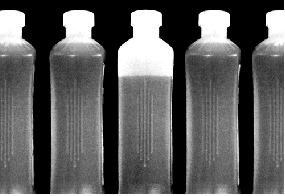
#> input picture Imagenes_cursado/botellas.jpg, 285 x 196 px, found by its file name
$ jupyter execute PDI_tp00_tp01.ipynb
#> lines starting #> are read from the running program, lines starting #| are printed output that depends on the picture; after the words box and inside, x2 and y2 are one past the last pixel; in counts of white or black regions, pixels touching at a corner belong together
# Procesamiento Digital de Imágenes - Prácticas Integradas (TP00 y TP01)

### Introducción y Configuración Inicial
Para la realización de las actividades prácticas, utilizaremos **Python** y la biblioteca de visión computacional **OpenCV**.

OpenCV es una herramienta muy potente, y por defecto carga las imágenes en el espacio de color **BGR** en lugar de **RGB**, y utiliza el tipo de dato **uint8**, lo cual debemos tener en cuenta al operar.

Usaremos **Matplotlib** porque nos da mucha flexibilidad en la visualización, a diferencia de OpenCV usa por defecto **RGB**.

**Importante en entorno Google Colab**: La función estándar `cv2.imshow()` bloquea el entorno web y no está permitida. En su lugar, utilizaremos `matplotlib` para la visualización o el parche oficial de Colab `cv2_imshow`.

## Manejar las imágenes en colab

### Acceder a datos de Google Drive desde Colab

1. En el panel de la izquierda (*Archivos*), ir a "Activar unidad de Drive" o bien, utilizar un código en una celda:

      `from google.colab import drive`

      `drive.mount('/content/drive')`

2. En cualquier caso, te pedirá que te autentifiques.

3. Ya puedes acceder a tu Google Drive en `/content/drive`. La recomendación es que centralices los ejercicios e imágenes en una carpeta específica de tu Drive.

### Usar datos temporales desde Colab

1. En el panel de la izquierda (*Subir al almacenamiento de sesión*), puedes subir un archivo y usarlo temporalmente hasta que cierres la sesión. Puedes acceder desde `/content/`

[cell 1]
#from google.colab import drive
#drive.mount('/content/drive')

## Configuración e Importación

A continuación puedes ver las librerías que utilizaremos, como importarlas y como visualizar la versión instalada.

Recuerda que para instalar una librería puedes usar:

```
# !pip install xxxx
```

[cell 2]
import sys
import cv2 as cv
import numpy as np
import matplotlib.pyplot as plt
#from ipywidgets import interact, IntSlider, FloatSlider
import ipywidgets as widgets
from ipywidgets import interact, IntSlider, FloatSlider

print(f"Versión de Python: {sys.version}")
print(f"Versión de OpenCV (cv2): {cv.__version__}")
print(f"Versión de NumPy: {np.__version__}")
print(f"Versión de Matplotlib: {plt.matplotlib.__version__}")
print(f"Versión de ipywidgets: {widgets.__version__}")

# Para librerías que no tienen un atributo __version__ o si quieres más detalles, puedes usar pip
# !pip show pandas # Por ejemplo, para pandas si estuviera instalado

## Hello World!: Cargar/guardar una imagen y ver sus propiedades

* El primer paso es cargar una imagen, analizar sus propiedades y guardarla.

* Acordate que la imagen es una matriz y por tanto es válido usar las funciones de numpy para hacer operaciones, por ejemplo: `np.mean(), np.min(), np.max()`.

* Podés ver la imagen que guardaste en la carpeta temporal del colab.

[cell 3]
# TODO: Sube una imagen
# Ahora carga de imagen (desde el Drive o de la carpeta temporal)
imagen = cv.imread('../imagenes_cursado/botellas.jpg')
#> imagen is the input picture: shape (196, 285, 3); min 0, max 255, mean 92.4

if imagen is None:
    print("Error: No se encontró la imagen. Asegúrate de subirla al entorno de Colab.")
else:
    # Información sobre la imagen
    print("--- Información de la Imagen ---")
    print("Dimensiones (FILAS, COLUMNAS, CANALES):", imagen.shape)
#| Dimensiones (FILAS, COLUMNAS, CANALES): (196, 285, 3)
    print("Tipo de dato:", imagen.dtype)
#| Tipo de dato: uint8
    print("Número total de píxeles (elementos):", imagen.size)
#| Número total de píxeles (elementos): 167580
    print("Tamaño en bytes:", imagen.nbytes)
#| Tamaño en bytes: 167580
    print("")
    print("Para toda la imagen(BGR), valor medio %.3f, mínimo %d, máximo %d" %(np.mean(imagen),np.min(imagen),np.max(imagen)))
#| Para toda la imagen(BGR), valor medio 92.379, mínimo 0, máximo 255
    print("Para el canal Azul, valor medio %.3f, mínimo %d, máximo %d\n" %(np.mean(imagen[:,:,0]),np.min(imagen[:,:,0]),np.max(imagen[:,:,0])))
#| Para el canal Azul, valor medio 92.379, mínimo 0, máximo 255

    print("Para el canal Verde, valor medio %.3f, mínimo %d, máximo %d\n" %(np.mean(imagen[:,:,1]),np.min(imagen[:,:,1]),np.max(imagen[:,:,1])))
#| Para el canal Verde, valor medio 92.379, mínimo 0, máximo 255
    print("Para el canal Rojo, valor medio %.3f, mínimo %d, máximo %d\n" %(np.mean(imagen[:,:,2]),np.min(imagen[:,:,2]),np.max(imagen[:,:,2])))
#| Para el canal Rojo, valor medio 92.379, mínimo 0, máximo 255

    # Guardado de la imagen
    cv.imwrite('nueva_imagen.jpg', imagen)
    print("Imagen guardada como 'nueva_imagen.jpg'.")

Notas:

la función `imread` convierte la imagen en una matriz de números en tres dimensiones.

`imagen.shape` el shape esta compuesto por:
- Eje x
- Eje y
- Eje z: 3 canales, BGR, que aislan la informacion de cada componente del color

Cada celda representa la intensidad de la luz para ese canal especifico
- 0 ausencia total de color (negro)
- 255 intensidad maxima de ese color

[cell 4]
imagen_rgb = cv.cvtColor(imagen, cv.COLOR_BGR2RGB) #convert color

R = imagen_rgb[:, :, 0]
G = imagen_rgb[:, :, 1]
B = imagen_rgb[:, :, 2]

ceros = np.zeros_like(R)


solo_rojo = np.dstack((R, ceros, ceros))    # R activa, G y B negras
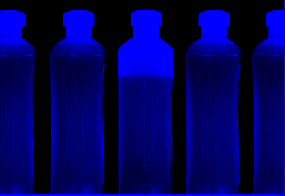
#> solo_rojo: shape (196, 285, 3); mean of channels 0, 1, 2 92.4, 0, 0; drawn as B, G, R
solo_verde = np.dstack((ceros, G, ceros))   # G activa, R y B negras
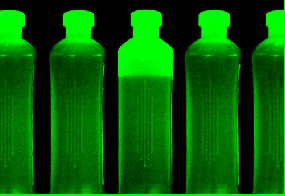
#> solo_verde: shape (196, 285, 3); mean of channels 0, 1, 2 0, 92.4, 0; drawn as B, G, R
solo_azul = np.dstack((ceros, ceros, B))    # B activa, R y G negras
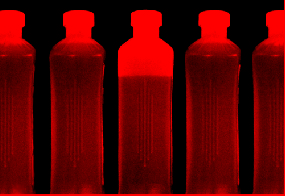
#> solo_azul: shape (196, 285, 3); mean of channels 0, 1, 2 0, 0, 92.4; drawn as B, G, R

    # 5. Configurar el plot con subplots (axs)
fig, axs = plt.subplots(2, 2, figsize=(12, 10))
fig.suptitle('Descomposición de Canales de Color (Visualización Directa)', fontsize=16)

    # --- Plot Original ---
axs[0, 0].imshow(imagen_rgb)
axs[0, 0].set_title('Imagen Original (RGB)')
axs[0, 0].axis('off') # Quitar ejes para estética

    # --- Plot Canal Rojo ---
axs[0, 1].imshow(solo_rojo)
axs[0, 1].set_title('Solo Componente Roja (Canal R)')
axs[0, 1].axis('off')

    # --- Plot Canal Verde ---
axs[1, 0].imshow(solo_verde)
axs[1, 0].set_title('Solo Componente Verde (Canal G)')
axs[1, 0].axis('off')

    # --- Plot Canal Azul ---
axs[1, 1].imshow(solo_azul)
axs[1, 1].set_title('Solo Componente Azul (Canal B)')
axs[1, 1].axis('off')

    # Mostrar todo
plt.tight_layout() # Ajustar espaciado
plt.subplots_adjust(top=0.9) # Espacio para el título principal
plt.show()
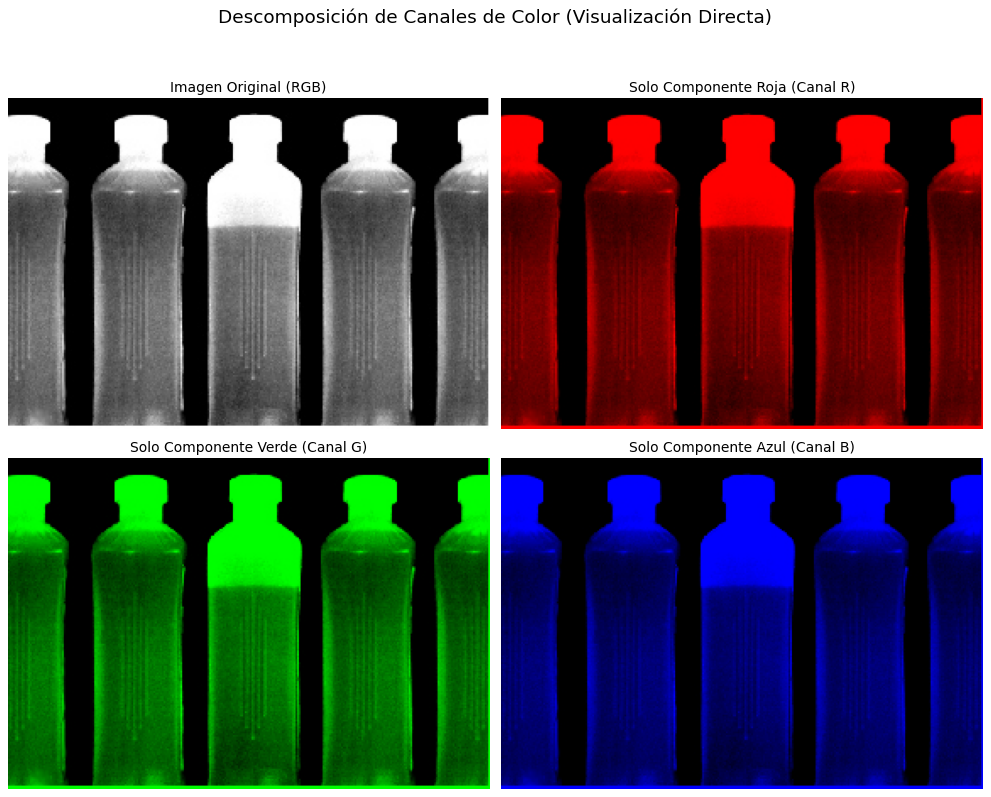
#> figure drawn by matplotlib, 4 panels

diferencias:
- cv.imread(): crea el tensor BGR
- cv.cvtColor(imagen, cv.Color): significa convert color, toma una matriz de imagenes en BGR y lo convierte a otro espacio (regulado por cv.COLOR)

Recorrer imagen:
- imagen[ancho,alto] identifica un pixel y este pixel tiene asociado un array con 3 componentes

[cell 5]
imagen[2,2]
#> Out = [0, 0, 0]

## Visualización de imagen y ROI (subimagen)

Para copiar imágenes de forma segura en memoria, debes usar la función .copy().

Además, podemos trabajar con Regiones de Interés (ROI) recortando la matriz de la imagen mediante indexación de Numpy.

[cell 6]
def mostrar_imagen(imagen, titulo="Imagen", cmap=None):
    plt.figure(figsize=(6, 6))
    if cmap is None and len(imagen.shape) == 3:
        # Recordar la diferencia de como manejan los canales openCV y Matplotlib
        imagen = cv.cvtColor(imagen, cv.COLOR_BGR2RGB) # sobreescribe laimagen
    plt.imshow(imagen, cmap=cmap)
    plt.title(titulo)
    plt.axis('off')
    plt.show()

[cell 7]
# Mostrar la imagen original
mostrar_imagen(imagen, "Imagen Original")

# Extraer una ROI (subimagen) y copiar en memoria
imagen_ROI = imagen[50:150, 50:150].copy()
# Mostrar la ROI
mostrar_imagen(imagen_ROI, "ROI")

# Acceder y modificar un píxel/área específica
# Convertiremos un cuadrado de 10x10 píxeles en rojo en la ROI
imagen_ROI[10:20, 10:20] = (0, 0, 255)  # BGR: Azul=0, Verde=0, Rojo=255
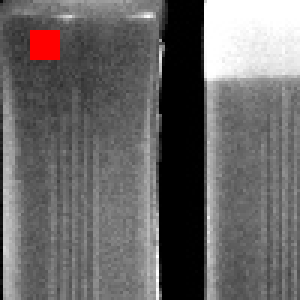
#> imagen_ROI: shape (100, 100, 3) (shown 3 times larger); mean B, G, R 102.9, 102.9, 105.4
mostrar_imagen(imagen_ROI, "ROI modificada")

**Preguntas:**

* ¿Cuántos canales tiene la imagen botellas.jpg?
* ¿La imagen se ve en color o en grises?
* ¿Qué está pasando con los canales, que información tienen?
* ¿Porqué usé esta asignación:

```
# imagen_ROI[10:20, 10:20] = (0, 0, 255)
```
y no esta:
```
# imagen_ROI[10:20, 10:20] = 255
```

1) tiene 3 canales, Azul, verde y Rojo
2) Se ve en colores (en gris), pero usa los 3 componentes para describirlo
3) tienen informacion de la intensidad de color del canal respectivo en ese pixel
4) porque cada posicion de imagen (pixel) guarda un array de 3 componentes asociadas a la intensidad de cada canal.

## Graficación simple y visualización múltiple

Cuando quiero definir una imagen desde cero, la defino como una matriz multidimensional usando numpy. Puedo inicializarla con ceros (`np.zeros`) o unos (`np.ones`) según me convenga.

```
# imagen_nueva = np.zeros((ALTO, ANCHO, CANALES), dtype=TIPO_DE_DATO)
```
* El tipo de dato más usual es `np.uint8`

---

**OpenCV** tiene implementadas funciones para dibujar formas en una imagen.
* Investiga cuales son, además de las que vas a ver a continuación: `line, circle, rectangle`.
* También averigua que significan los parámetros que les pasamos
* Cambia los parámetros y fijate que pasa en el lienzo.
* Si querés agregar texto a una imagen, podes usar `cv.putText(imagen, "texto", ...)`. Revisá los parámetros de esta función.

---

* Analizá como estamos graficando, usando **matplotlib.pyplot**, para mostrar múltiples figuras en una sola ventana usando **subplot**. Ésto te va a resultar útil más adelante.

[cell 8]
# Crear una imagen negra vacía de 300x300 con 3 canales
lienzo = np.zeros((300, 300, 3), dtype=np.uint8)

# Dibujar figuras geométricas
# TODO: Prueba cambiar los colores (recuerda que el orden es BGR), grosores y coordenadas
cv.line(lienzo, (0, 0), (300, 300), (255, 0, 0), 5)
cv.circle(lienzo, (150, 150), 50, (0, 255, 0), -1)
cv.rectangle(lienzo, (200, 50), (280, 100), (0, 0, 255), 3)
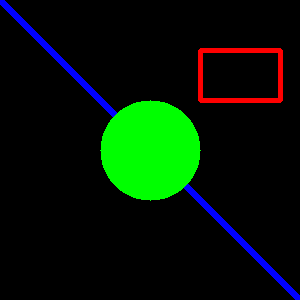
#> lienzo: shape (300, 300, 3); mean of channels 0, 1, 2 5.8, 22.2, 3.6; drawn as B, G, R

# Subplots
plt.figure(figsize=(10, 4))
plt.subplot(1, 2, 1)
plt.imshow(cv.cvtColor(imagen, cv.COLOR_BGR2RGB) if imagen is not None else lienzo)
plt.title("Imagen original")
plt.axis('off')

plt.subplot(1, 2, 2)
plt.imshow(cv.cvtColor(lienzo, cv.COLOR_BGR2RGB))
plt.title("Lienzo con Dibujos")
plt.axis('off')
plt.show()
#> the sliders are set to fila = 98

- cv.line(lienzo, pixel_init, pixel_end, color, grosor): dibujar una linea
- cv.circle(lienzo, pixel_init, pixel_end, color, grosor): dibujar una circulo, -1 el grosor relleno
- cv.rectangle: (lienzo, pixel_sup_izq, pixel_inf_der, color grosor)

En openCV las pocisiones (x,y), el (0,0) es la esquina superior izquierda.
- X representa columna
- Y representa fila

## Uso de Trackbars (ipywidgets)

El uso de componentes  interactivos te da flexibilidad y te hace la vida más sencilla. Por ejemplo, cuando vas a probar un conjunto de parámetros diferentes simplemente interactuas con los componentes, así no tenés que modificar el código y volverlo a correr 😋

Acá sólo vamos a mencionar algunos, podés explorar más acerca de  ([GUI](https://ipywidgets.readthedocs.io/en/latest/examples/Using%20Interact.html)).

---

En el **primer ejemplo** vas a usar un slider para seleccionar la fila a partir de la cual vas a obtener el **perfil de intensidad**.

* ¿Recordas que es el perfil de intensidad?
* ¿Que información útil te brinda?
* Fijate cómo obtenemos la imagen en grises desde la imagen BGR.
* Analiza que significan los parámetros del Widget (**interact**) y como se asocia el widget a la función:
```
# interact(plot_perfil_interactivo, fila=IntSlider(min=0, max=imagen_gris.shape[0]-1, step=1, value=imagen_gris.shape[0]//2))

```

---

En el **segundo ejemplo** vamos a usar la Trackbar para **Blending**

* ¿Sabés en que consiste la operación de blending (mezcla) de imágenes?

Básicamente es una suma pesada de dos imágenes utilizando un factor de mezcla `alpha` parta una y `beta = 1 - alpha` para la otra. Este valor `alpha` es real en el rango [0-1] y entonces usamos el componente `FloatSlider`.

Usamos esta funcion de OpenCV: **`cv2.addWeighted(img1, alpha, img2, beta, 0.0)`**:

[cell 9]
def plot_perfil_interactivo(fila):
        # Analizaremos la fila de la imagen en grises

#> called with fila = 98
        plt.figure(figsize=(12, 4))
        # Mostrar en dónde estamos cortando la imagen
        plt.subplot(1, 2, 1)
        img_linea = cv.cvtColor(imagen_gris, cv.COLOR_GRAY2BGR)
        cv.line(img_linea, (0, fila), (img_linea.shape[1], fila), (255, 0, 0), 2)
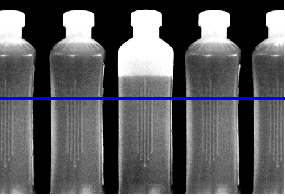
#> img_linea: shape (196, 285, 3); 1.53% of pixels changed, all inside (x1, y1, x2, y2) = (0, 97, 285, 100)
        plt.imshow(cv.cvtColor(img_linea, cv.COLOR_BGR2RGB))
        plt.title(f"Línea de análisis: {fila}")
        plt.axis('off')

        # Graficar el perfil de intensidad
        perfil = imagen_gris[fila, :]
#> perfil = 285 values, max 255 at index 284, min 0 at index 37, mean 86.2
        plt.subplot(1, 2, 2)
        plt.plot(perfil)
        plt.title(f"Perfil de Intensidad(Fila {fila})")
        plt.ylim(0, 260)
        plt.xlabel("Columna (Píxel)")
        plt.ylabel("Intensidad (0-255)")
        plt.grid(True)
        plt.show()
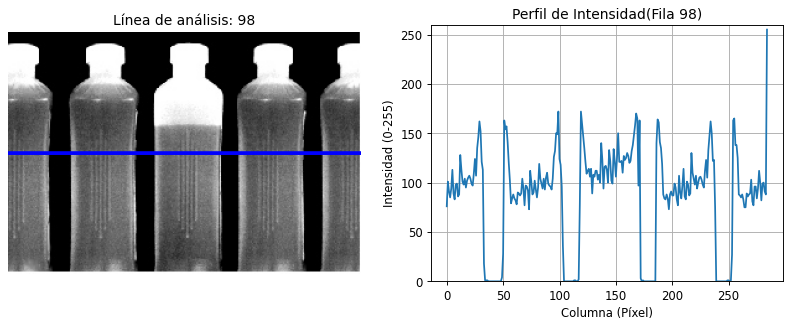
#> figure drawn by matplotlib, 2 panels; panel 2: curve peaks at x = 284, y = 255

# 1. Ejemplo interactivo: Perfil de Intensidad
if imagen is not None:
    imagen_gris = cv.cvtColor(imagen, cv.COLOR_BGR2GRAY)

    # Widget para mover la línea de análisis
    interact(plot_perfil_interactivo, fila=IntSlider(min=0, max=imagen_gris.shape[0]-1, step=1, value=imagen_gris.shape[0]//2))

[cell 10]
# 2. Ejemplo interactivo: Trackbar para Blending
def blending_interactivo(alpha):
    # Usamos dos imágenes del mismo tamaño para el ejemplo
    img1 = np.zeros((300,300,3), dtype=np.uint8)
    img1[:] = (255,0,0) # Qué hacemos acá?
    img2 = np.zeros((300,300,3), dtype=np.uint8)
    img2[:] = (0,0,255) # Qué hacemos acá?

    beta = 1.0 - alpha
    dst = cv.addWeighted(img1, alpha, img2, beta, 0.0)

    # Reusamos la función que definimos antes!
    mostrar_imagen(dst, f"Blending: Alpha={alpha:.2f}, Beta={beta:.2f}")

interact(blending_interactivo, alpha=FloatSlider(min=0.0, max=1.0, step=0.05, value=0.5))
#> the sliders are set to alpha = 0.5
#> call 4 of mostrar_imagen, with titulo = 'Blending: Alpha=0.50, Beta=0.50'
#> in mostrar_imagen (call 4), `imagen = cv.cvtColor(imagen, cv.COLOR_BGR2RGB)`:
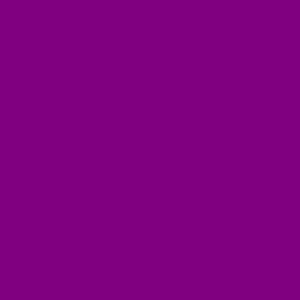
#> imagen: shape (300, 300, 3); mean R, G, B 128, 0, 128

## Trabajo de Aplicación - Inspección de Botellas

**Problema**: Identificar si una botella en una línea de envasado no está correctamente llena. Trabajarás con una imagen fija **"botella.jpg"** en escala de grises.

**Objetivos de la función:**
* Identificar la botella (podría ser cualquiera la que no está llena).
* Indicar la posición dibujando un recuadro alrededor de la botella.
* Estimar de forma simplificada el porcentaje de llenado. Aquí, cada uno es libre de elegir y justificar su criterio.

**Nota complementaria:** En esta etapa temprana de la materia, puedes usar enfoques simples basados en umbralización (thresholding) y recorte, aprovechando la intensidad de los píxeles (p.e. el líquido será más oscuro que el fondo iluminado).

**"¡y voilá!"** Ya tenés la primera aproximación a la resolución de un problema real (obvio, simplificado) con herramientas simples! 🙌🙌

### Cómo te ibamos a dejar a pata, acá te damos unas ayudas para la implementación, igual vos hacelo como más te guste porque hay varias formas de hacerlo!

[cell 11]
# Subí el archivo 'botella.jpg' a Colab si aun no lo hiciste
# Acá ya podés cargar la imagen en grises directamente, fijate el parámetro.
img_botella = cv.imread('botella.jpg', cv.IMREAD_GRAYSCALE)

def inspeccionar_llenado(imagen_botella):
    if imagen_botella is None:
        return "Por favor, carga la imagen 'botella.jpg'"

    resultado = cv.cvtColor(imagen_botella, cv.COLOR_GRAY2BGR)
    alto, ancho = imagen_botella.shape

    # -------------------------------------------------------------
    # COMPLETA EL ALGORITMO
    # -------------------------------------------------------------

    # PASO 1: Encontrar la botella (ej: buscar columnas más oscuras)
    # Hint: Podés usar np.mean(imagen_botella, axis=0) para ver

    resumen = np.mean(imagen_botella, axis=0) # promedia por columna

    # el perfil de columnas y encontrar dónde está la botella.

    # x_inicio = ...
    # x_fin = ...

    # PASO 2: Analizar el nivel de líquido dentro de la columna encontrada
    # Hint: Puedes buscar transiciones fuertes de intensidad en el eje Y.

    # y_liquido = ...

    # PASO 3: Calcular el porcentaje en base a un nivel "Lleno ideal" vs el detectado
    # porcentaje = ...

    # PASO 4: Dibujar un recuadro envolvente y el nivel
    # cv2.rectangle ...
    # Escribir texto en la imagen con OpenCV
    # cv2.putText...

    return resultado

# Mostrar resultado parcial (hasta que lo completes)
resultado_inspeccion = inspeccionar_llenado(img_botella)
#> resultado_inspeccion = "Por favor, carga la imagen 'botella.jpg'"
if isinstance(resultado_inspeccion, str):
    print(resultado_inspeccion)
#| Por favor, carga la imagen 'botella.jpg'
else:
    mostrar_imagen(resultado_inspeccion, titulo="Sistema de Inspección")

[cell 12]
img_botella = cv.imread('../Imagenes_cursado/botellas.jpg', cv.IMREAD_GRAYSCALE)
print(img_botella.shape)
#| (196, 285)

# busco los promedios

promedio_columnas = np.mean(img_botella, axis=0) # promedia por columna
#> promedio_columnas = 285 values, max 254.6 at index 284, min 2.6 at index 40, mean 92.38
plt.figure(figsize=(10, 4))
plt.plot(promedio_columnas)
plt.title("Promedio de Intensidad por Columna")


# defino un umbral menor que 50 y busco indices

index_oscuros = np.where(promedio_columnas < 50)[0]
#> index_oscuros = 60 values from 34 to 253
print("Columnas más oscuras (posibles botellas):", index_oscuros)
#| Columnas más oscuras (posibles botellas): [ 34  35  36  37  38  39  40  41  42  43  44  45  46  47  48  49  50 103
#|  104 105 106 107 108 109 110 111 112 113 114 115 116 117 173 174 175 176
#|  177 178 179 180 181 182 183 184 185 239 240 241 242 243 244 245 246 247
#|  248 249 250 251 252 253]

indices_no_consecutivos= []
actual = 0

indices_no_consecutivos.append((0,index_oscuros[0]))
actual = index_oscuros[0]
#> actual = 34
for i in range(1, len(index_oscuros)):
    if index_oscuros[i] != index_oscuros[i-1] + 1:
        indices_no_consecutivos.append((actual,index_oscuros[i-1]))
        actual = index_oscuros[i]
#> this loop made 59 passes
#> actual on passes 17, 32, 45: 103, 173, 239
#> after the loop, indices_no_consecutivos = [(0, 34), (34, 50), (103, 117), (173, 185)]


print(indices_no_consecutivos)
#| [(0, 34), (34, 50), (103, 117), (173, 185)]
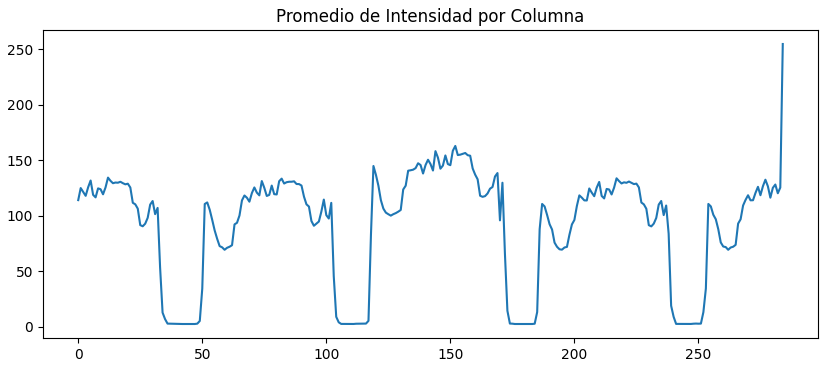
#> figure drawn by matplotlib, 1 panel; curve peaks at x = 284, y = 254.6
